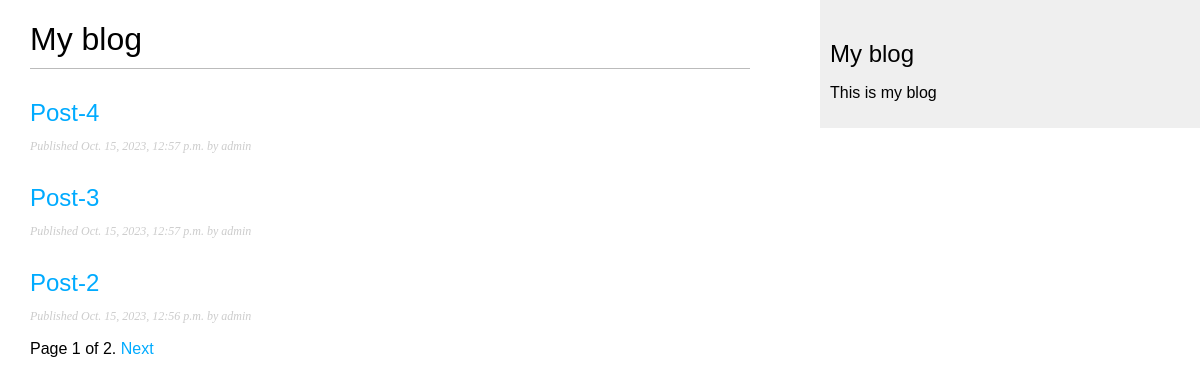
Screenshot of /blog/ with the database file from the repository.
### blog/models.py (models this page shows, shortened)
class Post(models.Model):
    class Status(models.TextChoices):
        DRAFT = "DF", "Draft"
        PUBLISHED = "PB", "Piblished"
    title = models.CharField(max_length=250)
    slug = models.SlugField(max_length=250, unique_for_date="publish")
    author = models.ForeignKey(
        User,
        on_delete=models.CASCADE,
        related_name="blog_posts",
    )
    body = models.TextField()
    publish = models.DateTimeField(default=timezone.now)
    created = models.DateTimeField(auto_now_add=True)
    updated = models.DateTimeField(auto_now_add=True)
    status = models.CharField(
        max_length=2,
        choices=Status.choices,
        default=Status.DRAFT,
    )
    objects = models.Manager()  # менеджер применяемый по умолчанию
    published = PublishedManager()  # конкретно-прикладной менеджер
    class Meta:
        ordering = ["-publish"]
        indexes = [
            models.Index(fields=["-publish"]),
        ]
    def get_absolute_url(self):
        return reverse(
            "blog:post_detail",
            args=[
                self.publish.year,
                self.publish.month,
                self.publish.day,
                self.slug,
            ],
        )

### blog/views.py (the view)
# urls.py: path("", post_list, name="post_list"),
def post_list(request):
    post_list = Post.published.all()
    paginator = Paginator(post_list, 3)
    page_number = request.GET.get("page", 1)
    try:
        posts = paginator.page(page_number)
    except PageNotAnInteger:
        posts = paginator.page(1)
    except EmptyPage:
        posts = paginator.page(paginator.num_pages)
    return render(request, "blog/post/list.html", {"posts": posts})

### blog/models.py (called while the page is built)
    def get_queryset(self):
        return super().get_queryset().filter(status=Post.Status.PUBLISHED)

### blog/templates/blog/post/list.html (shortened to what this page needs)
{% extends "blog/base.html" %}
{% block content %}
  <h1>My blog</h1>
  {% for post in posts %}
    <h2>
      <a href="{{ post.get_absolute_url }}">
        {{ post.title }}
      </a>
    </h2>
    <p class="date">
      Published {{ post.publish }} by {{post.author }}
    </p>
  {% endfor %}
  {% include "paginator.html" with page=posts %}
{% endblock %}

### blog/templates/blog/base.html (shortened to what this page needs)
{% load static %}
<!DOCTYPE html>
<html lang="ru">
  <head>
    <link href="{% static "css/blog.css" %}" rel="stylesheet">
  </head>
  <body>
    <div id="content">
      {% block content %}
      {% endblock %}
    </div>
    <div id="sidebar">
      <h2>My blog</h2>
      <p>This is my blog</p>
    </div>
  </body>
</html>

### blog/templates/paginator.html (shortened to what this page needs)
<div class="paginator">
  <span class="step-links">
    <span class="current">
      Page {{ page.number }} of {{ page.paginator.num_pages }}.
    </span>
    {% if page.has_next %}
      <a href="?page={{ page.next_page_number }}">Next</a>
    {% endif %}
  </span>
</div>

### blog/static/css/blog.css (style rules this page uses)
body { margin:0; padding:0; font-family:helvetica, sans-serif; }
a { color:#00abff; text-decoration:none; }
h1 { font-weight:normal; border-bottom:1px solid #bbb; padding:0 0 10px 0; }
h2 { font-weight:normal; margin:30px 0 0; }
#content { float:left; width:60%; padding:0 0 0 30px; }
#sidebar { float:right; width:30%; padding:10px; background:#efefef; height:100%; }
p.date { color:#ccc; font-family: georgia, serif; font-size: 12px; font-style: italic; }

### rows the page displays
Post: title "Post-4", publish "Oct. 15, 2023, 12:57 p.m.", author "admin"
Post: title "Post-3", publish "Oct. 15, 2023, 12:57 p.m.", author "admin"
Post: title "Post-2", publish "Oct. 15, 2023, 12:56 p.m.", author "admin"

### other values shown
{{ page.number }} "1"
{{ page.paginator.num_pages }} "2"
